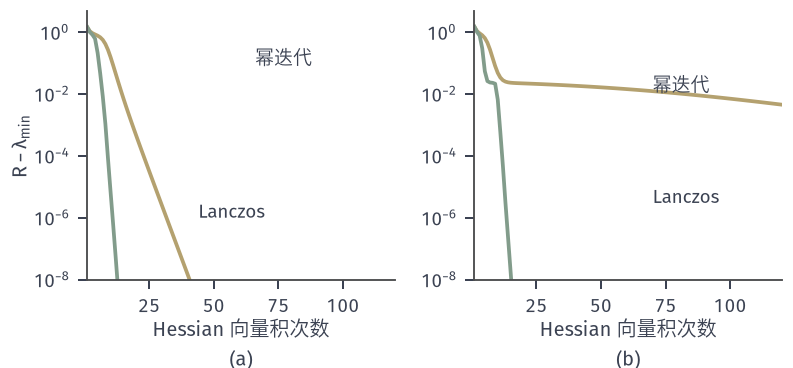

This chart was generated by the following Python code:
from pathlib import Path
import sys
ROOT = next(p for p in Path(__file__).resolve().parents if (p/'build.sh').is_file() and (p/'tex/book.tex').is_file())
sys.path.insert(0, str(ROOT/'figures/00-shared/mathematical-preliminaries-upper/00-shared/comprehension-figures'))
from support import figure, save, BLUE, GREEN, YELLOW, RED, PURPLE, INK, MUTED, GRID, BLUE_FILL, GREEN_FILL, YELLOW_FILL, RED_FILL, PURPLE_FILL
import numpy as np
HERE = Path(__file__).resolve().parent
STROKE = '#4C4D4F'
def panel(fig, left, right, top, bottom, wspace=.25, hspace=.2):
    fig.set_layout_engine(None)
    fig.subplots_adjust(left=left, right=right, top=top, bottom=bottom, wspace=wspace, hspace=hspace)
def tag(fig, ax, s, y=.05):
    p = ax.get_position(); fig.text((p.x0+p.x1)/2, y, s, ha='center', va='top')
# 贯穿例 f(x)=(x1^2-1)^2/4+x2^2/2，L=2 与 M=6 在 |x1|<=1 上成立，alpha=1/2。
def F(x): return .25*(x[0]**2-1)**2+.5*x[1]**2
def G(x): return np.array([x[0]**3-x[0],x[1]])
LEV=[.02,.08,.16,.25,.4,.65,1,1.5]
def contour(ax,xr,yr,levels=LEV):
    X,Y=np.meshgrid(np.linspace(*xr,700),np.linspace(*yr,500))
    ax.contour(X,Y,.25*(X**2-1)**2+.5*Y**2,levels=levels,colors=[BLUE],linewidths=.65)
def minima(ax,pts=((1,0),(-1,0))):
    for x,y in pts: ax.plot([x],[y],'o',ms=4.8,color=RED,mew=0,zorder=6)
def saddle(ax,x=0,y=0): ax.plot([x],[y],'o',mfc='white',mec=RED,ms=5,mew=1,zorder=7)
rng=np.random.default_rng(7)
def lanczos_vals(lam,b,K):
    n=len(lam); Q=np.zeros((n,K)); al=np.zeros(K); be=np.zeros(K); q=b/np.linalg.norm(b); out=[]
    for k in range(K):
        Q[:,k]=q; w=lam*q; al[k]=q@w
        w=w-Q[:,:k+1]@(Q[:,:k+1].T@w); w=w-Q[:,:k+1]@(Q[:,:k+1].T@w)
        T=np.diag(al[:k+1])
        if k>0: T=T+np.diag(be[:k],1)+np.diag(be[:k],-1)
        out.append(np.linalg.eigvalsh(T)[0])
        be[k]=np.linalg.norm(w)
        if be[k]<1e-13: out+= [out[-1]]*(K-k-1); break
        q=w/be[k]
    return np.array(out)
def power_vals(lam,b,K,c):
    v=b/np.linalg.norm(b); out=[]
    for k in range(K):
        out.append(v@(lam*v)); v=(c-lam)*v; v/=np.linalg.norm(v)
    return np.array(out)
n=400; K=120; c=2.0
fig,(a,b)=figure(width_mm=112,height_mm=52,ncols=2); panel(fig,.11,.985,.97,.24,wspace=.26)
for ax,lm2,s in ((a,.3,'(a)'),(b,-.17,'(b)')):
    lam=np.r_[-.2,lm2,rng.uniform(.5,2,n-2)]; z=rng.standard_normal(n)
    P=power_vals(lam,z,K,c); Q=lanczos_vals(lam,z,K)
    ax.semilogy(np.arange(1,K+1),P-lam[0]+1e-16,color=YELLOW,lw=1.5); ax.semilogy(np.arange(1,K+1),Q-lam[0]+1e-16,color=GREEN,lw=1.5)
    ax.set_ylim(1e-8,5); ax.set_xlim(1,K); ax.set_xlabel('Hessian 向量积次数',labelpad=1); tag(fig,ax,s)
a.set_ylabel('$R-\\lambda_{\\min}$',labelpad=1)
a.text(66,.09,'幂迭代',fontsize=7.5); a.text(44,1e-6,'Lanczos',fontsize=7.5)
b.text(70,.012,'幂迭代',fontsize=7.5); b.text(70,3e-6,'Lanczos',fontsize=7.5)
save(fig,HERE,'figure',{'n':n,'spectrum':'-0.2, second, uniform[.5,2]','seed':7,'c':c})
